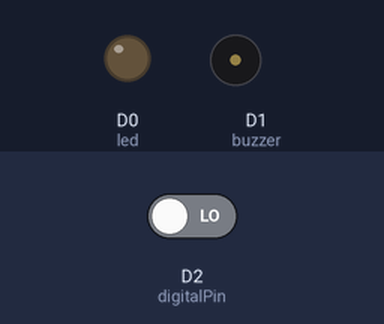
Recording of a sketch running on a simulated ESP8266 (NodeMCU). On the bench: output pins drawn as LEDs (lit = HIGH), buzzer (waves = sounding, pin HIGH). Inputs (shaded band) come from the test bench; at power-on: D2 (digitalPin) LOW. WiFi joins after 1.5 s; servers stay silent unless stated; what the sketch prints to the serial monitor is not drawn.

Above: at 0.1 s.
At 1.6 s:
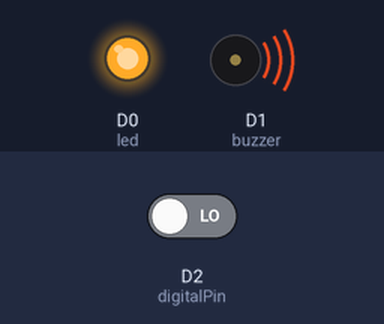
Timing chart, 0 to 3.1 s (numbered marks = the images above):
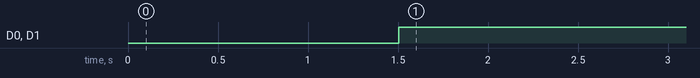

The sketch:

sketch_mar26a.ino
```cpp
#include <ESP8266WiFi.h>
#include <WiFiClientSecure.h>
#include <UniversalTelegramBot.h>

// WiFi bilgileri
const char* ssid = "";
const char* password = "";

// Telegram bilgileri
#define BOT_TOKEN ""  // BotFather'dan alınan token
#define CHAT_ID ""   // Kendi kullanıcı ID'niz

WiFiClientSecure client;
UniversalTelegramBot bot(BOT_TOKEN, client);

int led = D0;            // LED pin
int buzzer = D1;         // Buzzer pin
int digitalPin = D2;     // IR digital interface
int analogPin = A0;      // IR analog interface
int digitalVal;          // Digital readings
int analogVal;           // Analog readings

bool messageSent = false;

void setup()
{
  pinMode(led, OUTPUT);           // Set LED as output
  pinMode(buzzer, OUTPUT);        // Set Buzzer as output
  pinMode(digitalPin, INPUT);     // Set flame sensor digital pin as input
  Serial.begin(9600);             // Start serial communication

  // Wi-Fi bağlantısı
  WiFi.begin(ssid, password);
  Serial.print("WiFi bağlantısı kuruluyor...");
  while (WiFi.status() != WL_CONNECTED) {
    delay(500);
    Serial.print(".");
  }
  Serial.println(" Bağlandı!");

  // Güvenli bağlantı için
  client.setInsecure();  // SSL doğrulaması devre dışı
}

void loop()
{
  // Read digital interface (Flame sensor)
  digitalVal = digitalRead(digitalPin);

  if (digitalVal == HIGH) // Flame is detected
  {
    digitalWrite(led, LOW);    // Turn ON LED (depending on LED logic)
    digitalWrite(buzzer, LOW); // Turn ON buzzer

    if (!messageSent) {
      bot.sendMessage(CHAT_ID, " ALEV ALGILANDI! 🔥");
      messageSent = true;
    }
  }
  else
  {
    digitalWrite(led, HIGH);   // Turn OFF LED
    digitalWrite(buzzer, HIGH); // Turn OFF buzzer
    messageSent = false;
  }

  // Read analog interface (optional)
 // analogVal = analogRead(analogPin);
 // Serial.println(analogVal); // Print analog value to serial monitor

  delay(100); // Wait 100ms
}
```

Measured:
- by itself, D0 (led), D1 (buzzer): LOW → HIGH at 1.5 s
